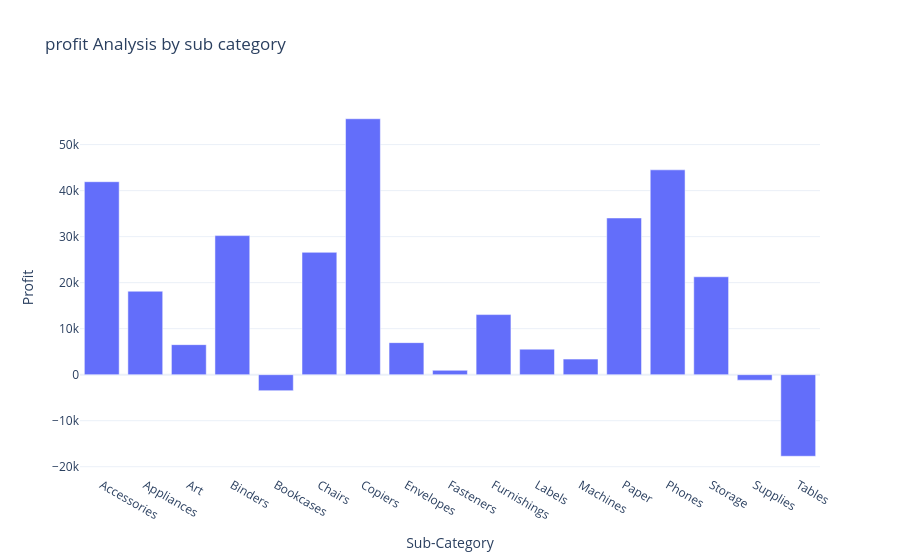

Source (notebook cell):
### Code cell
profit_by_subcategory=data.groupby('Sub-Category')['Profit'].sum().reset_index()
fig=px.bar(profit_by_subcategory,                           
            x='Sub-Category',
            y='Profit',
            title='profit Analysis by sub category')
fig.show()

### Figure 1 — Plotly figure (JSON) as saved in the notebook; plotly's stock layout.template omitted (floating-point values rounded to 4 significant figures)
{"data": [{"alignmentgroup": "True", "hovertemplate": "Sub-Category=%{x}<br>Profit=%{y}<extra></extra>", "legendgroup": "", "marker": {"color": "#636efa", "pattern": {"shape": ""}}, "name": "", "offsetgroup": "", "orientation": "v", "showlegend": false, "textposition": "auto", "type": "bar", "x": ["Accessories", "Appliances", "Art", "Binders", "Bookcases", "Chairs", "Copiers", "Envelopes", "Fasteners", "Furnishings", "Labels", "Machines", "Paper", "Phones", "Storage", "Supplies", "Tables"], "xaxis": "x", "y": [41940.0, 18140.0, 6528.0, 30220.0, -3473.0, 26590.0, 55620.0, 6964.0, 949.5, 13060.0, 5546.0, 3385.0, 34050.0, 44520.0, 21280.0, -1189.0, -17730.0], "yaxis": "y"}], "layout": {"barmode": "relative", "legend": {"tracegroupgap": 0}, "title": {"text": "profit Analysis by sub category"}, "xaxis": {"anchor": "y", "domain": [0, 1], "title": {"text": "Sub-Category"}}, "yaxis": {"anchor": "x", "domain": [0, 1], "title": {"text": "Profit"}}}}
